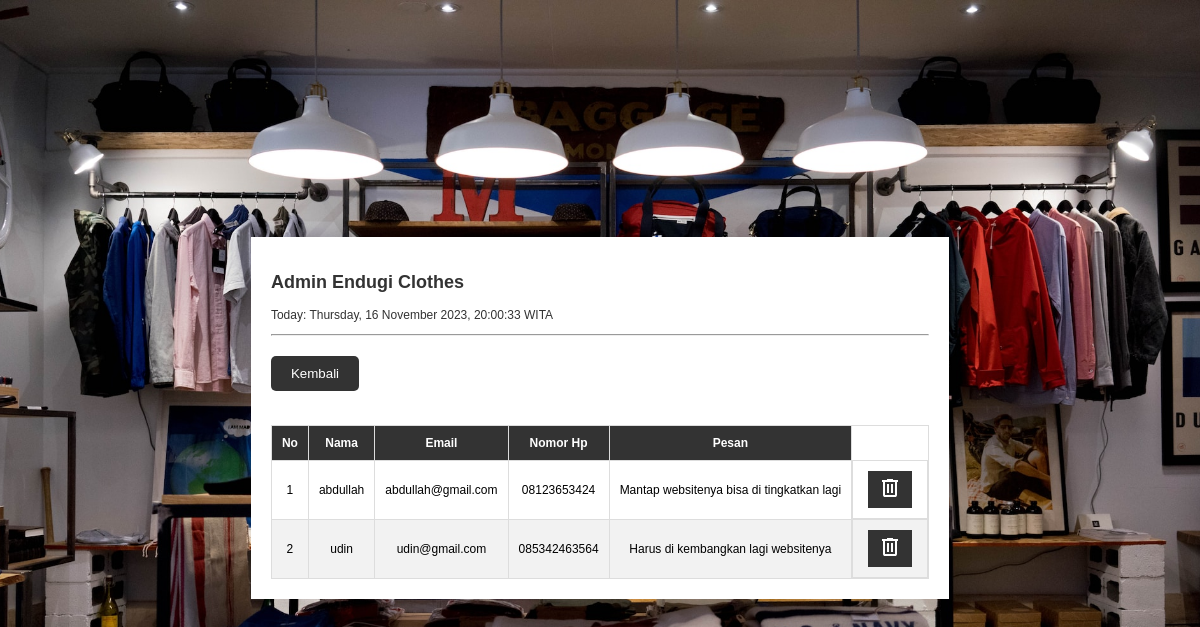
The app's page /kontak.php (signed in) with its own data.
### tables this page shows
CREATE TABLE `data_kontak` (
  `id` int(100) NOT NULL,
  `nama` varchar(255) NOT NULL,
  `email` varchar(255) NOT NULL,
  `nomor_hp` varchar(20) NOT NULL,
  `pesan` varchar(255) NOT NULL
);

### kontak.php (the view, shortened to what this page needs)
<?php
require 'koneksi.php';
$result = mysqli_query($conn, "SELECT * FROM data_kontak");
$data_kontak = [];
while ($row = mysqli_fetch_assoc($result)){
    $data_kontak[] = $row;
}
?>
<!DOCTYPE html>
<html lang="en">
<head>
</head>
<body>
<div class="dashboard">
        <main class="dash-container">
            <section class="dash-main">
                <h1>Admin Endugi Clothes</h1>
                <p>Today: <?php echo date("l, d F Y, H:i:s T"); ?></p>
                <hr><br>
                <div class="leading-btn">
                    <a href = "dashboard.php"><button class="add-btn">Kembali</button></a>
                </div><br>
                <table>
                    <thead>
                        <tr>
                            <th>No</th>
                            <th>Nama</th>
                            <th>Email</th>
                            <th>Nomor Hp</th>
                            <th>Pesan</th>
                        </tr>
                    </thead>
                    <tbody>
                        <?php $i = 1; foreach($data_kontak as $data_kontak) :?>
                        <tr>
                            <td><?php echo $i?></td>
                            <td><?php echo $data_kontak["nama"] ?></td>
                            <td><?php echo $data_kontak["email"] ?></td>
                            <td><?php echo $data_kontak["nomor_hp"] ?></td>
                            <td><?php echo $data_kontak["pesan"] ?></td>
                            <td class="action">
                                <a href="hapus_pesan.php?id=<?php echo $data_kontak["id"] ?>"><button name="hapus" class="delete-btn"><svg xmlns="http://www.w3.org/2000/svg" height="24" viewBox="0 -960 960 960" width="24" fill="white"><path d="M280-120q-33 0-56.5-23.5T200-200v-520h-40v-80h200v-40h240v40h200v80h-40v520q0 33-23.5 56.5T680-120H280Zm400-600H280v520h400v-520ZM360-280h80v-360h-80v360Zm160 0h80v-360h-80v360ZM280-720v520-520Z"/></svg></button></a>
                            </td>
                        </tr>
                        <?php $i++; endforeach;?>
                    </tbody>
                </table>
            </section>
        </main>
    </div>
</body>
</body>
</html>

### kontak.php (style rules this page uses)
body { font-family: Arial, sans-serif; display: flex; justify-content: center; align-items: center; min-height: 100vh; background-image: url("./header-bg.jpg"); background-repeat: no-repeat; background-size: cover; background-position: center; position: relative; }
.dashboard { display: flex; }
.dash-container { flex: 1; padding: 20px; }
h1, p { color: #333; }
.dash-main { background-color: #fff; padding: 20px; border-radius:5px box-shadow: 0 2px 4px rgba(0, 0, 0, 0.1); }
.leading-btn { display: flex; align-items: center; margin-bottom: 20px; gap: 1rem; }
.add-btn, .history-btn { padding: 10px 20px; background-color: #333; color: #fff; border: none; gap: 0.5em; border-radius: 5px; cursor: pointer; transition: background-color 0.3s; }
table { width: 100%; border-collapse: collapse; }
table, th, td { border: 1px solid #ddd; }
th, td { padding: 10px; text-align: center; }
thead { background-color: #333; color: #fff; }
tr:nth-child(even) { background-color: #f2f2f2; }
.action { display: flex; justify-content: center; }
.edit-btn, .delete-btn { padding: 5px 10px; margin: 0 5px; cursor: pointer; background-color: #333; color: #fff; border: none; }
@media (max-width: 1366px) { html { font-size: 75%; } }

### records on screen
data_kontak: nama "abdullah", email "abdullah@gmail.com", nomor_hp "08123653424", pesan "Mantap websitenya bisa di tingkatkan lagi"
data_kontak: nama "udin", email "udin@gmail.com", nomor_hp "085342463564", pesan "Harus di kembangkan lagi websitenya"
